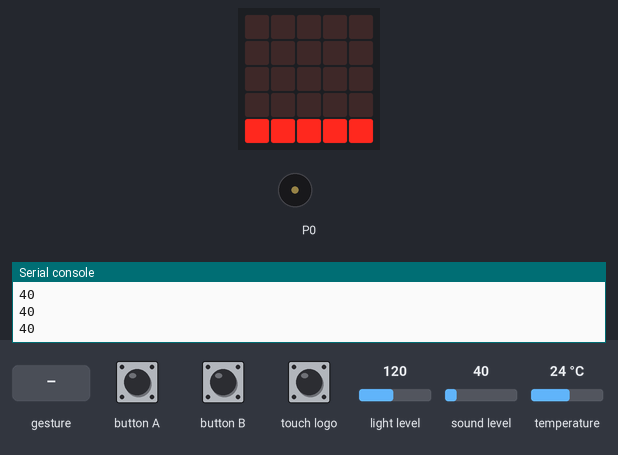
Recording of a program running on a simulated BBC micro:bit (MakeCode). Shown: the board's 5×5 LED display, buzzer (waves = sounding), the last lines printed to the serial console. The test bench sets the inputs (shaded band); at power-on: temperature 24 °C, sound level 40, light level 120. A tilt is held for 1.5 s and a shake lasts 1 s, then the board lies face up again; the 48×5 strip is a reading aid, not a part: it shows the text the display is scrolling, unrolled, one strip-width of it at a time.

Above: at 2.1 s.
2.2 s: temperature set to 20.8 °C
3.7 s: temperature set to 19.5 °C
At 4.87 s:
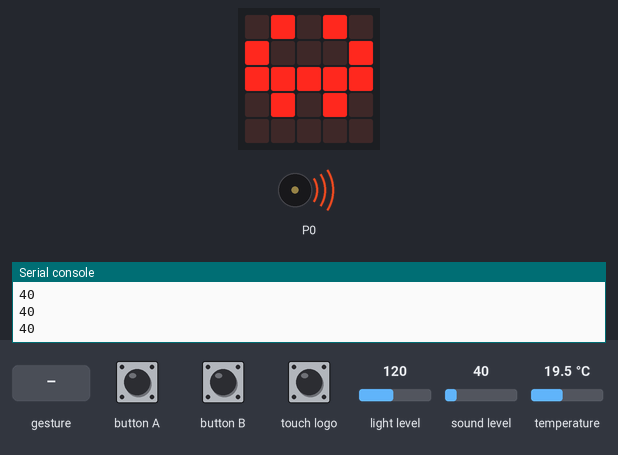
6.6 s: button B pressed for 3.2 s
At 8.11 s:
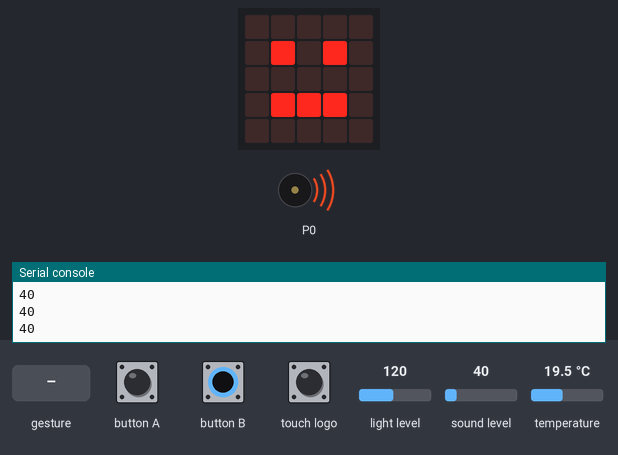
10.4 s: gesture 'logo down'
At 11.9 s:
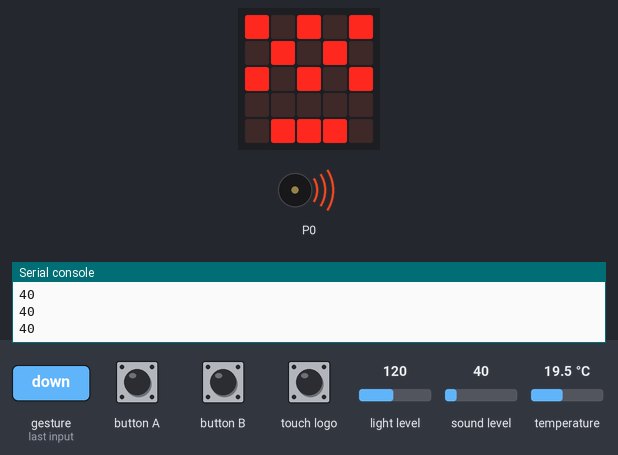
13.4 s: sound level set to 5
At 14.11 s:
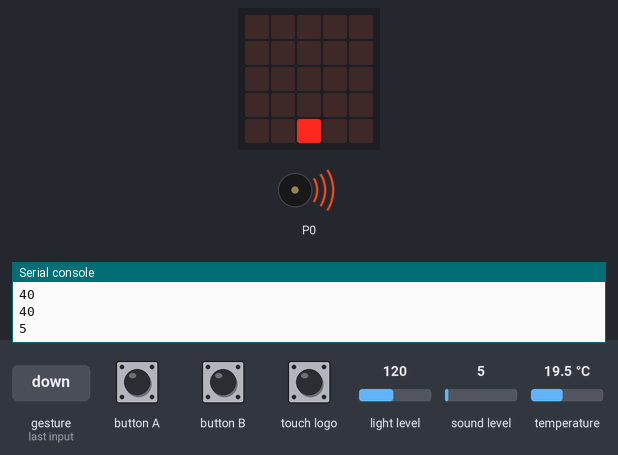
16.4 s: touch logo pressed for 3.2 s
At 18.72 s:
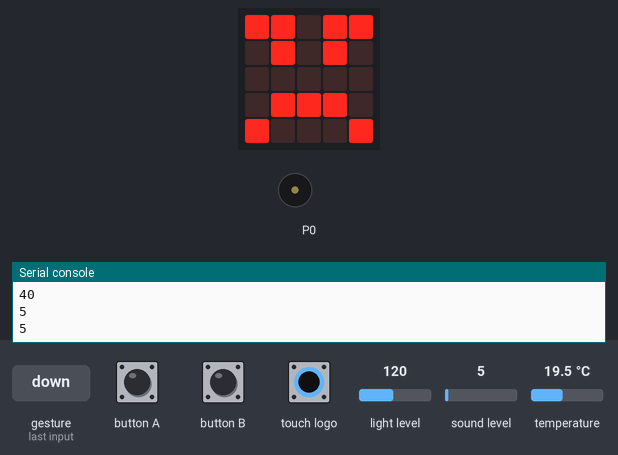
Timing chart, 0 to 21.2 s (numbered marks = the images above; inputs shaded):
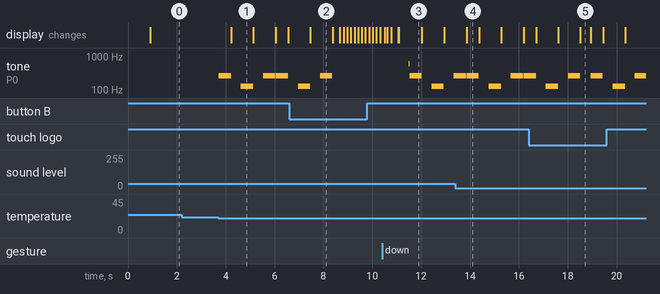

The program:

main.ts
```typescript
enum RadioMessage {
    message1 = 49434
}
let readrut = 0
let readLoud = 0
let readShut = false
let readcel = 0
radio.setGroup(1)
basic.showLeds(`
    . . . # .
    . # . . .
    . . . . .
    . # . # .
    . . # . .
    `)
basic.pause(500)
basic.forever(function () {
    readcel = input.temperature()
    readShut = input.isGesture(Gesture.LogoDown)
    readLoud = input.soundLevel()
    readrut = input.lightLevel()
    led.plotBarGraph(
    readLoud,
    255
    )
    if (input.buttonIsPressed(Button.A)) {
        basic.showNumber(readLoud)
    }
    if (readLoud == 255) {
        basic.showIcon(IconNames.Sad)
        music.play(music.builtinPlayableSoundEffect(soundExpression.sad), music.PlaybackMode.UntilDone)
    }
    if (readShut) {
        basic.showLeds(`
            # . # . #
            . # . # .
            # . # . #
            . . . . .
            . # # # .
            `)
        music.play(music.tonePlayable(587, music.beat(BeatFraction.Sixteenth)), music.PlaybackMode.UntilDone)
    }
    if (readcel > 33) {
        music.play(music.tonePlayable(262, music.beat(BeatFraction.Whole)), music.PlaybackMode.UntilDone)
        basic.showLeds(`
            . # . # .
            # . . . #
            . # # # .
            . # . # .
            . . . . .
            `)
        music.play(music.tonePlayable(131, music.beat(BeatFraction.Whole)), music.PlaybackMode.UntilDone)
        basic.showLeds(`
            . . . . .
            . # . # .
            . . . . .
            . # # # .
            . . . . .
            `)
        music.play(music.tonePlayable(262, music.beat(BeatFraction.Whole)), music.PlaybackMode.UntilDone)
        basic.clearScreen()
    }
    if (readcel < 20) {
        music.play(music.tonePlayable(262, music.beat(BeatFraction.Whole)), music.PlaybackMode.UntilDone)
        basic.showLeds(`
            . # . # .
            # . . . #
            # # # # #
            . # . # .
            . . . . .
            `)
        music.play(music.tonePlayable(131, music.beat(BeatFraction.Whole)), music.PlaybackMode.UntilDone)
        basic.showLeds(`
            . . . . .
            . # . # .
            . . . . .
            . # # # .
            . . . . .
            `)
        music.play(music.tonePlayable(262, music.beat(BeatFraction.Whole)), music.PlaybackMode.UntilDone)
        basic.clearScreen()
    }
    if (input.buttonIsPressed(Button.B)) {
        basic.showString("" + (readcel))
    }
    if (input.isGesture(Gesture.Shake)) {
        if (readShut) {
            basic.showString(".")
            basic.pause(500)
            basic.showString("..")
            basic.pause(500)
            basic.showString("...")
            basic.pause(500)
            basic.showLeds(`
                # . # # #
                # . # . .
                # # # # #
                . . # . #
                # # # . #
                `)
            basic.pause(2000)
            basic.clearScreen()
            basic.showString("LIAM = HITLER")
            basic.clearScreen()
        }
    }
    if (input.logoIsPressed()) {
        basic.showLeds(`
            # # . # #
            . # . # .
            . . . . .
            . # # # .
            # . . . #
            `)
    }
    if (input.logoIsPressed() && input.isGesture(Gesture.Shake)) {
        basic.clearScreen()
        basic.showString("???")
        basic.clearScreen()
        basic.showString("uhm here")
        basic.showNumber(3528)
        basic.clearScreen()
        basic.showString("Say it to me")
    }
})
```

test.ts
```typescript
// Hier kann man Tests durchführen; diese Datei wird nicht kompiliert, wenn dieses Paket als Erweiterung verwendet wird.
```

Measured:
- the behaviour switches between 20 and 19.9 °C on temperature (found by bisection; images 0 and 1)
- after the input at 3.7 s, tone on P0: plays 262 Hz for 0.50 s, 131 Hz for 0.50 s, 262 Hz for 0.50 s, 262 Hz for 0.50 s, starting at once; the display: changes after 0.52 s (image 1)
- after the input at 6.6 s, tone on P0: goes on until 8.4 s, then stays silent
- after the input at 10.4 s, the display: first differs from a run without the input after 0.69 s (image 3)
- after the input at 13.4 s, the display: changes after 0.46 s (image 4)
- after the input at 16.4 s, the display: first differs from a run without the input after 2.1 s (image 5)
- what the display in image 1 shows lasts 0.9 s, from 4.2 s to 5.1 s
